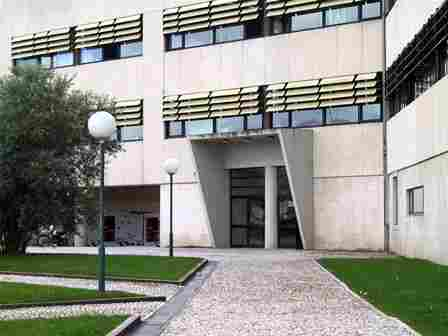
#> input picture images/deti.jpg, 448 x 336 px
$ python aula_06_ex_03.py
#> lines starting #> are read from the running program, lines starting #| are printed output that depends on the picture
import cv2
import numpy as np

# Load the original and transformed images
src = cv2.imread('../images/deti.jpg')  # Replace with your original image path
#> src is the input picture: shape (336, 448, 3); mean B, G, R 139.2, 146, 145.4
dst = cv2.imread('deti_tf.jpg')  # Replace with your transformed image path
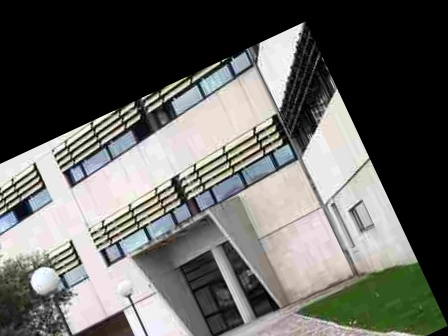
#> input picture #06 - GeometricTransforms_Features/deti_tf.jpg, 448 x 336 px
#> dst is the input picture: shape (336, 448, 3); mean B, G, R 97.3, 100.9, 100.9

# Check if images are loaded
if src is None or dst is None:
    print("Error loading images. Check the image paths.")
    exit()

# Initiate SIFT detector
sift = cv2.SIFT_create()

# Find the keypoints and descriptors with SIFT in both images
kp1, des1 = sift.detectAndCompute(src, None)  # For the original image
#> kp1 = 1803 keypoints; strongest (x, y, size): (286, 84, 1.9), (164, 16, 2), (179, 96, 1.8), (241, 89, 2)
kp2, des2 = sift.detectAndCompute(dst, None)  # For the transformed image
#> kp2 = 1217 keypoints; strongest (x, y, size): (279, 52, 27.4), (143, 98, 1.9), (218, 63, 2), (22, 211, 12.4)

# Draw keypoints on the images
img_kp1 = cv2.drawKeypoints(src, kp1, None, flags=cv2.DRAW_MATCHES_FLAGS_DRAW_RICH_KEYPOINTS)
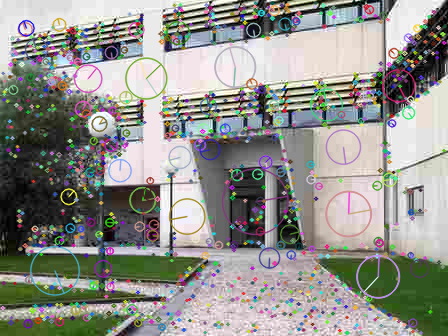
#> img_kp1: shape (336, 448, 3); mean B, G, R 140, 145.8, 146
img_kp2 = cv2.drawKeypoints(dst, kp2, None, flags=cv2.DRAW_MATCHES_FLAGS_DRAW_RICH_KEYPOINTS)
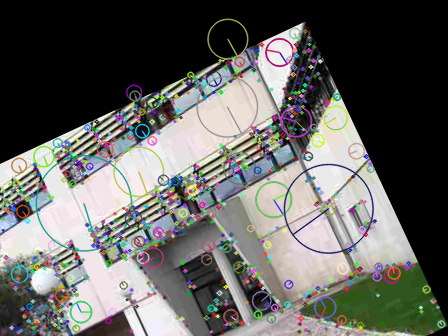
#> img_kp2: shape (336, 448, 3); mean B, G, R 97.2, 100.5, 100.5

# Display the original image with keypoints
cv2.imshow("Original Image with Keypoints", img_kp1)
cv2.waitKey(0)  # Press any key to close the window

# Display the transformed image with keypoints
cv2.imshow("Transformed Image with Keypoints", img_kp2)
cv2.waitKey(0)  # Press any key to close the window

# Close all windows
cv2.destroyAllWindows()
